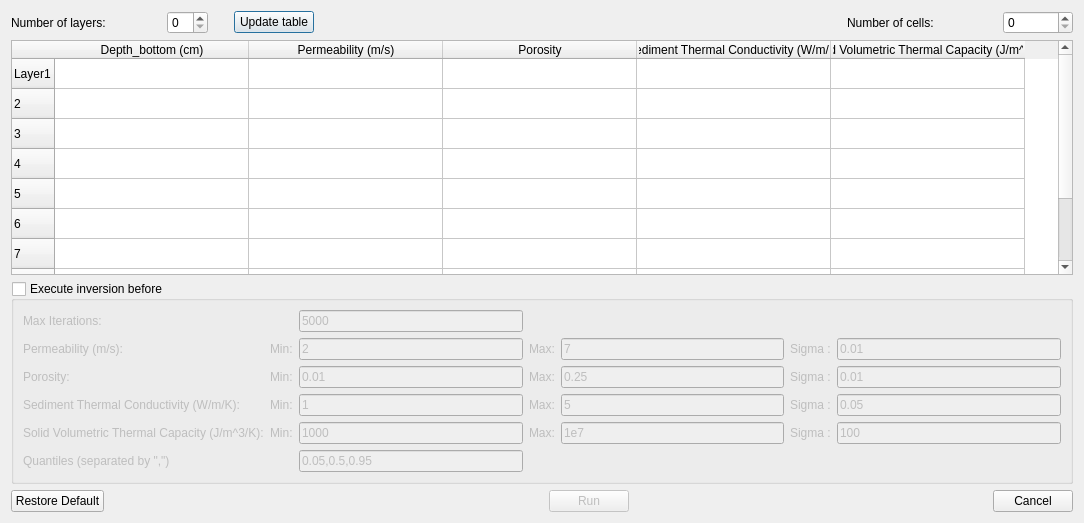
<?xml version="1.0" encoding="UTF-8"?>
<ui version="4.0">
 <class>dialogCompute</class>
 <widget class="QDialog" name="dialogCompute">
  <property name="geometry">
   <rect>
    <x>0</x>
    <y>0</y>
    <width>1084</width>
    <height>523</height>
   </rect>
  </property>
  <property name="minimumSize">
   <size>
    <width>1000</width>
    <height>500</height>
   </size>
  </property>
  <property name="windowTitle">
   <string>Compute</string>
  </property>
  <layout class="QVBoxLayout" name="verticalLayout_2" stretch="0,1,0,0">
   <item>
    <layout class="QHBoxLayout" name="horizontalLayout">
     <item>
      <widget class="QLabel" name="label_6">
       <property name="minimumSize">
        <size>
         <width>150</width>
         <height>0</height>
        </size>
       </property>
       <property name="maximumSize">
        <size>
         <width>150</width>
         <height>16777215</height>
        </size>
       </property>
       <property name="text">
        <string>Number of layers:</string>
       </property>
      </widget>
     </item>
     <item>
      <widget class="QSpinBox" name="spinBoxNLayersDirect"/>
     </item>
     <item>
      <spacer name="horizontalSpacer_3">
       <property name="orientation">
        <enum>Qt::Horizontal</enum>
       </property>
       <property name="sizeType">
        <enum>QSizePolicy::Preferred</enum>
       </property>
       <property name="sizeHint" stdset="0">
        <size>
         <width>20</width>
         <height>20</height>
        </size>
       </property>
      </spacer>
     </item>
     <item>
      <widget class="QPushButton" name="pushButtonUpdate">
       <property name="text">
        <string>Update table</string>
       </property>
      </widget>
     </item>
     <item>
      <spacer name="horizontalSpacer_2">
       <property name="orientation">
        <enum>Qt::Horizontal</enum>
       </property>
       <property name="sizeHint" stdset="0">
        <size>
         <width>40</width>
         <height>20</height>
        </size>
       </property>
      </spacer>
     </item>
     <item>
      <widget class="QLabel" name="label_8">
       <property name="enabled">
        <bool>true</bool>
       </property>
       <property name="minimumSize">
        <size>
         <width>150</width>
         <height>0</height>
        </size>
       </property>
       <property name="maximumSize">
        <size>
         <width>150</width>
         <height>16777215</height>
        </size>
       </property>
       <property name="text">
        <string>Number of cells:</string>
       </property>
      </widget>
     </item>
     <item>
      <widget class="QSpinBox" name="spinBoxNCellsDirect">
       <property name="enabled">
        <bool>true</bool>
       </property>
       <property name="minimumSize">
        <size>
         <width>70</width>
         <height>0</height>
        </size>
       </property>
       <property name="maximumSize">
        <size>
         <width>70</width>
         <height>16777215</height>
        </size>
       </property>
      </widget>
     </item>
    </layout>
   </item>
   <item>
    <widget class="QTableWidget" name="tableWidget">
     <property name="enabled">
      <bool>true</bool>
     </property>
     <property name="sizePolicy">
      <sizepolicy hsizetype="Preferred" vsizetype="Preferred">
       <horstretch>0</horstretch>
       <verstretch>0</verstretch>
      </sizepolicy>
     </property>
     <property name="autoFillBackground">
      <bool>false</bool>
     </property>
     <property name="alternatingRowColors">
      <bool>false</bool>
     </property>
     <property name="wordWrap">
      <bool>false</bool>
     </property>
     <property name="rowCount">
      <number>10</number>
     </property>
     <attribute name="horizontalHeaderCascadingSectionResizes">
      <bool>false</bool>
     </attribute>
     <attribute name="horizontalHeaderDefaultSectionSize">
      <number>194</number>
     </attribute>
     <attribute name="horizontalHeaderMinimumSectionSize">
      <number>100</number>
     </attribute>
     <attribute name="horizontalHeaderShowSortIndicator" stdset="0">
      <bool>false</bool>
     </attribute>
     <row>
      <property name="text">
       <string>Layer1</string>
      </property>
     </row>
     <row/>
     <row/>
     <row/>
     <row/>
     <row/>
     <row/>
     <row/>
     <row/>
     <row/>
     <column>
      <property name="text">
       <string>Depth_bottom (cm)</string>
      </property>
     </column>
     <column>
      <property name="text">
       <string>Permeability (m/s)</string>
      </property>
     </column>
     <column>
      <property name="text">
       <string>Porosity</string>
      </property>
     </column>
     <column>
      <property name="text">
       <string>Sediment Thermal Conductivity (W/m/K)</string>
      </property>
     </column>
     <column>
      <property name="text">
       <string>Solid Volumetric Thermal Capacity (J/m^3/K)</string>
      </property>
     </column>
     <item row="0" column="0">
      <property name="text">
       <string/>
      </property>
      <property name="textAlignment">
       <set>AlignCenter</set>
      </property>
     </item>
    </widget>
   </item>
   <item>
    <widget class="QGroupBox" name="groupBoxMCMC">
     <property name="title">
      <string>Execute inversion before</string>
     </property>
     <property name="checkable">
      <bool>true</bool>
     </property>
     <property name="checked">
      <bool>false</bool>
     </property>
     <layout class="QVBoxLayout" name="verticalLayout">
      <item>
       <layout class="QGridLayout" name="MCMCLayout">
        <item row="4" column="2">
         <widget class="QLineEdit" name="lineEditThermalCapacityMin">
          <property name="minimumSize">
           <size>
            <width>100</width>
            <height>0</height>
           </size>
          </property>
          <property name="text">
           <string>1000</string>
          </property>
          <property name="readOnly">
           <bool>true</bool>
          </property>
         </widget>
        </item>
        <item row="3" column="5">
         <widget class="QLabel" name="label_33">
          <property name="text">
           <string>Sigma :</string>
          </property>
         </widget>
        </item>
        <item row="1" column="4">
         <layout class="QHBoxLayout" name="horizontalLayout_7">
          <item>
           <widget class="QLineEdit" name="lineEditKMax">
            <property name="text">
             <string>7</string>
            </property>
            <property name="readOnly">
             <bool>true</bool>
            </property>
           </widget>
          </item>
         </layout>
        </item>
        <item row="0" column="0">
         <widget class="QLabel" name="label_2">
          <property name="text">
           <string>Max Iterations:</string>
          </property>
         </widget>
        </item>
        <item row="5" column="2">
         <widget class="QLineEdit" name="lineEditQuantiles">
          <property name="text">
           <string>0.05,0.5,0.95</string>
          </property>
         </widget>
        </item>
        <item row="1" column="2">
         <layout class="QHBoxLayout" name="horizontalLayout_6">
          <item>
           <widget class="QLineEdit" name="lineEditKMin">
            <property name="text">
             <string>2</string>
            </property>
            <property name="readOnly">
             <bool>true</bool>
            </property>
           </widget>
          </item>
         </layout>
        </item>
        <item row="4" column="3">
         <widget class="QLabel" name="label_28">
          <property name="text">
           <string>Max:</string>
          </property>
         </widget>
        </item>
        <item row="1" column="5">
         <widget class="QLabel" name="labelsigmaK">
          <property name="text">
           <string>Sigma :</string>
          </property>
         </widget>
        </item>
        <item row="1" column="0">
         <widget class="QLabel" name="labelMoinsLog10KMCMC">
          <property name="text">
           <string>Permeability (m/s):</string>
          </property>
         </widget>
        </item>
        <item row="0" column="2">
         <widget class="QLineEdit" name="lineEditMaxIterMCMC">
          <property name="text">
           <string>5000</string>
          </property>
         </widget>
        </item>
        <item row="3" column="0">
         <widget class="QLabel" name="label_15">
          <property name="text">
           <string>Sediment Thermal Conductivity (W/m/K):</string>
          </property>
         </widget>
        </item>
        <item row="2" column="3">
         <widget class="QLabel" name="label_26">
          <property name="text">
           <string>Max:</string>
          </property>
         </widget>
        </item>
        <item row="2" column="4">
         <widget class="QLineEdit" name="lineEditPorosityMax">
          <property name="minimumSize">
           <size>
            <width>100</width>
            <height>0</height>
           </size>
          </property>
          <property name="text">
           <string>0.25</string>
          </property>
          <property name="readOnly">
           <bool>true</bool>
          </property>
         </widget>
        </item>
        <item row="3" column="4">
         <widget class="QLineEdit" name="lineEditThermalConductivityMax">
          <property name="minimumSize">
           <size>
            <width>100</width>
            <height>0</height>
           </size>
          </property>
          <property name="text">
           <string>5</string>
          </property>
          <property name="readOnly">
           <bool>true</bool>
          </property>
         </widget>
        </item>
        <item row="2" column="6">
         <widget class="QLineEdit" name="lineEditPorositySigma">
          <property name="minimumSize">
           <size>
            <width>100</width>
            <height>0</height>
           </size>
          </property>
          <property name="text">
           <string>0.01</string>
          </property>
          <property name="readOnly">
           <bool>true</bool>
          </property>
         </widget>
        </item>
        <item row="3" column="1">
         <widget class="QLabel" name="label_12">
          <property name="text">
           <string>Min:</string>
          </property>
         </widget>
        </item>
        <item row="4" column="6">
         <widget class="QLineEdit" name="lineEditThermalCapacitySigma">
          <property name="minimumSize">
           <size>
            <width>100</width>
            <height>0</height>
           </size>
          </property>
          <property name="text">
           <string>100</string>
          </property>
          <property name="readOnly">
           <bool>true</bool>
          </property>
         </widget>
        </item>
        <item row="4" column="4">
         <widget class="QLineEdit" name="lineEditThermalCapacityMax">
          <property name="minimumSize">
           <size>
            <width>100</width>
            <height>0</height>
           </size>
          </property>
          <property name="text">
           <string>1e7</string>
          </property>
          <property name="readOnly">
           <bool>true</bool>
          </property>
         </widget>
        </item>
        <item row="4" column="1">
         <widget class="QLabel" name="label_19">
          <property name="text">
           <string>Min:</string>
          </property>
         </widget>
        </item>
        <item row="4" column="5">
         <widget class="QLabel" name="label_34">
          <property name="text">
           <string>Sigma :</string>
          </property>
         </widget>
        </item>
        <item row="1" column="3">
         <widget class="QLabel" name="label_24">
          <property name="text">
           <string>Max:</string>
          </property>
         </widget>
        </item>
        <item row="2" column="2">
         <widget class="QLineEdit" name="lineEditPorosityMin">
          <property name="minimumSize">
           <size>
            <width>100</width>
            <height>0</height>
           </size>
          </property>
          <property name="text">
           <string>0.01</string>
          </property>
          <property name="readOnly">
           <bool>true</bool>
          </property>
         </widget>
        </item>
        <item row="1" column="1">
         <widget class="QLabel" name="label_23">
          <property name="text">
           <string>Min:</string>
          </property>
         </widget>
        </item>
        <item row="1" column="6">
         <widget class="QLineEdit" name="lineEditMoinsLog10KSigma">
          <property name="minimumSize">
           <size>
            <width>100</width>
            <height>0</height>
           </size>
          </property>
          <property name="text">
           <string>0.01</string>
          </property>
          <property name="readOnly">
           <bool>true</bool>
          </property>
         </widget>
        </item>
        <item row="3" column="6">
         <widget class="QLineEdit" name="lineEditThermalConductivitySigma">
          <property name="minimumSize">
           <size>
            <width>100</width>
            <height>0</height>
           </size>
          </property>
          <property name="text">
           <string>0.05</string>
          </property>
          <property name="readOnly">
           <bool>true</bool>
          </property>
         </widget>
        </item>
        <item row="2" column="1">
         <widget class="QLabel" name="label_22">
          <property name="text">
           <string>Min:</string>
          </property>
         </widget>
        </item>
        <item row="3" column="3">
         <widget class="QLabel" name="label_25">
          <property name="text">
           <string>Max:</string>
          </property>
         </widget>
        </item>
        <item row="2" column="5">
         <widget class="QLabel" name="label_32">
          <property name="text">
           <string>Sigma :</string>
          </property>
         </widget>
        </item>
        <item row="4" column="0">
         <widget class="QLabel" name="label_16">
          <property name="text">
           <string>Solid Volumetric Thermal Capacity (J/m^3/K):</string>
          </property>
         </widget>
        </item>
        <item row="3" column="2">
         <widget class="QLineEdit" name="lineEditThermalConductivityMin">
          <property name="minimumSize">
           <size>
            <width>100</width>
            <height>0</height>
           </size>
          </property>
          <property name="text">
           <string>1</string>
          </property>
          <property name="readOnly">
           <bool>true</bool>
          </property>
         </widget>
        </item>
        <item row="5" column="0">
         <widget class="QLabel" name="label">
          <property name="text">
           <string>Quantiles (separated by &quot;,&quot;)</string>
          </property>
         </widget>
        </item>
        <item row="2" column="0">
         <widget class="QLabel" name="label_14">
          <property name="text">
           <string>Porosity:</string>
          </property>
         </widget>
        </item>
       </layout>
      </item>
     </layout>
    </widget>
   </item>
   <item>
    <layout class="QHBoxLayout" name="horizontalLayout_5">
     <item>
      <widget class="QPushButton" name="pushButtonRestoreDefault">
       <property name="text">
        <string>Restore Default</string>
       </property>
      </widget>
     </item>
     <item>
      <spacer name="horizontalSpacer">
       <property name="orientation">
        <enum>Qt::Horizontal</enum>
       </property>
       <property name="sizeHint" stdset="0">
        <size>
         <width>40</width>
         <height>20</height>
        </size>
       </property>
      </spacer>
     </item>
     <item>
      <widget class="QPushButton" name="pushButtonMCMC">
       <property name="enabled">
        <bool>false</bool>
       </property>
       <property name="text">
        <string>Run</string>
       </property>
      </widget>
     </item>
     <item>
      <widget class="QDialogButtonBox" name="buttonBox">
       <property name="standardButtons">
        <set>QDialogButtonBox::Cancel</set>
       </property>
       <property name="centerButtons">
        <bool>false</bool>
       </property>
      </widget>
     </item>
    </layout>
   </item>
  </layout>
 </widget>
 <resources/>
 <connections>
  <connection>
   <sender>buttonBox</sender>
   <signal>rejected()</signal>
   <receiver>dialogCompute</receiver>
   <slot>reject()</slot>
   <hints>
    <hint type="sourcelabel">
     <x>624</x>
     <y>586</y>
    </hint>
    <hint type="destinationlabel">
     <x>395</x>
     <y>314</y>
    </hint>
   </hints>
  </connection>
 </connections>
</ui>
